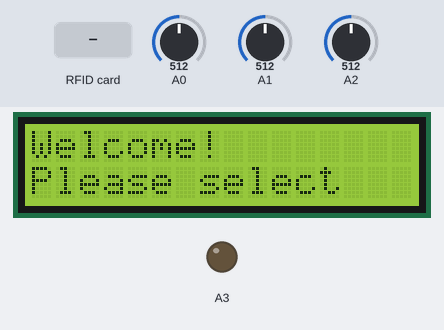
Recording of a sketch running on a simulated Arduino Uno, built with avr-gcc and run on an emulated ATmega328P. Shown: 16×2 character LCD, output pins drawn as LEDs (lit = HIGH). The inputs (shaded band) are chosen by the test bench; at power-on: A2 = 512, A0 = 512, A1 = 512. Pins used as bus, display or sensor lines are not drawn; what the sketch prints to the serial monitor is not drawn.

Above: at 1.4 s.
1.5 s: A2 set to 0
At 2.7 s:
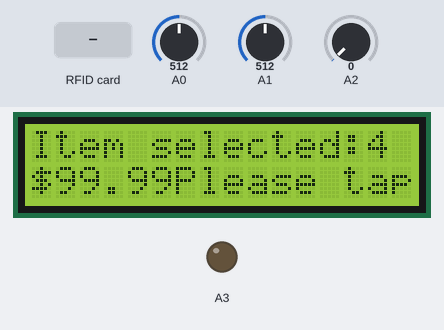
3.0 s: RFID card 55 51 12 53 held to the reader
At 4.6 s:
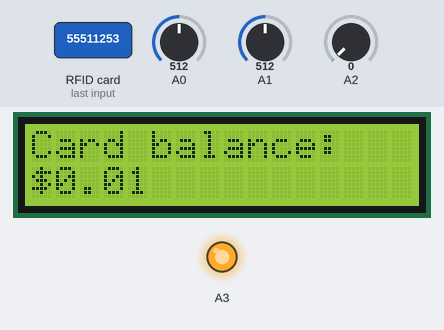
4.9 s: RFID card EB F3 14 16 held to the reader
At 7.6 s:
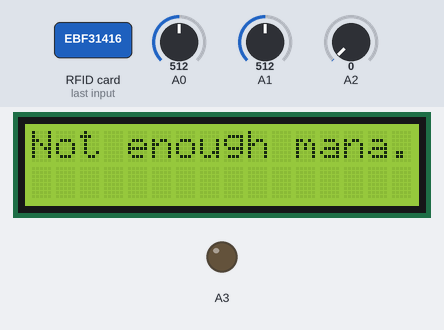
7.9 s: RFID card 5E 7A 19 C4 held to the reader
At 10.6 s:
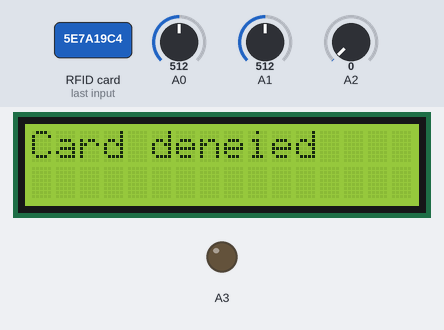
10.9 s: A0 set to 490
At 13.9 s:
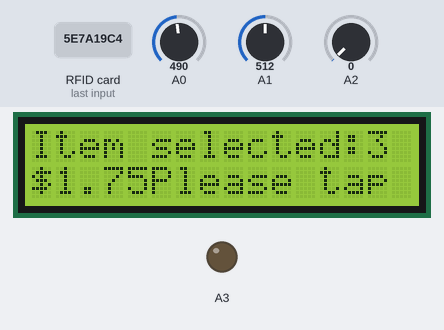
Timing chart, 0 to 14.9 s (numbered marks = the images above; inputs shaded):
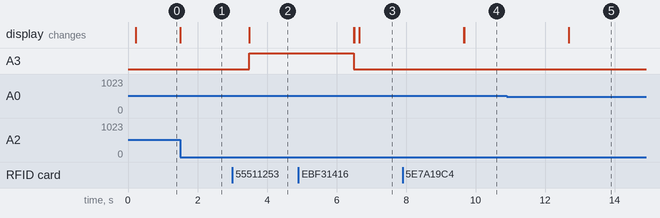

Measured:
- after the input at 1.5 s, the display: changes at once (image 1)
- after the input at 3.0 s, A3: LOW → HIGH after 0.49 s; the display: changes after 0.49 s (image 2)
- after the input at 4.9 s, the display: first differs from a run without the input after 1.7 s (image 3)
- after the input at 7.9 s, the display: first differs from a run without the input after 1.8 s (image 4)

The sketch:

zeiniubi1.ino
```cpp
#include <MFRC522.h>

#include <LiquidCrystal.h>

#include <SPI.h>

#define SS_PIN 10
#define RST_PIN 9
MFRC522 mfrc522(SS_PIN, RST_PIN);
MFRC522::MIFARE_Key key;


LiquidCrystal lcd(7, 6, 5, 4, 3, 2);
////////////////////////////chong qian1////////////////////////
double balance1 = 100; //The original balance in first account(User1) zhunbei qudiao///////////////////////////////////////////
//double balance1;

char balancec1[16];

const double p1 = 2; //The price of product
const double p2 = 1.75;
const double p3 = 1.50;
const double p4 = 99.99;
double price;

const int ST = 0;
//const int I = 1;
const int S = 2;
const int G = 3;
//const int PTAP = 4;
//const int G_c = 5;
//const int G_d = 6;
const int TAP = 7;
const int Error = 8;
const int F = 9;
const int T = 10;

int item = 0;
unsigned long time1;
unsigned long time2;

int recive_a;
int recive_b;
int ssww;

void setup() {
  // put your setup code here, to run once:
  Serial.begin(9600);
  SPI.begin();      // Initiate  SPI bus
  mfrc522.PCD_Init();   // Initiate MFRC522

  lcd.begin(16, 2);   //Defined LCD

  pinMode(A0,INPUT);
  pinMode(A1,INPUT);
  pinMode(A2,INPUT);
  pinMode(A3,OUTPUT);

  for (byte i = 0; i < 6; i++)
    {
        key.keyByte[i] = 0xFF;
    }

  Serial.println(F("Scan a MIFARE Classic PICC to demonstrate read and write."));
  Serial.print(F("Using key (for A and B):"));
  dump_byte_array(key.keyByte, MFRC522::MF_KEY_SIZE);
  Serial.println();

  Serial.println(F("BEWARE: Data will be written to the PICC, in sector #1"));

}

void loop() {
  static int state = ST;

  //store the user's choice
  static unsigned int choice;

  switch (state)
  {
    case ST:
      {
        lcd.clear();
        lcd.print("Welcome!");
        lcd.setCursor(0, 1);
        lcd.print("Please select");
        Serial.print(balance1);

        state = S;
        digitalWrite(A3,LOW);
      }

     case S:
      {
        recive_a = (analogRead(A0)>500)?1:0;
        recive_b =  (analogRead(A1)>500)?1:0;
        ssww= analogRead(A2);

        if (ssww)
        {
          return;
        }
        if ((recive_a==0)&&(recive_b==0))
        {
          price = p1;
          state = G;
          item = 1;
        }
        else if ((recive_a==0)&&(recive_b==1))
        {
          price = p2;
          state = G;
          item = 3;
        }
        else if ((recive_a==1)&&(recive_b==0))
        {
          price = p3;
          state = G;
          item = 2;
        }
        else if ((recive_a==1)&&(recive_b==1))
        {
          price = p4;
          state = G;
          item = 4;
        }
// item = Serial.read() - 48;
//
//        if ( item == 1)
//        {
//          price = p1;
//          state = G;
//
//        }
//        else if (item == 2)
//        {
//          price = p2;
//          state = G;
//        }
//        else if (item == 3)
//        {
//          price = p3;
//          state = G;
//        }
//        else if (item == 4)
//        {
//          price = p4;
//          state = G;
//        }
        break;
      }
     case G:
     {
        lcd.clear();
        lcd.setCursor(0, 0);
        lcd.print("Item selected:");
        lcd.print(item);
        lcd.setCursor(0, 1);
        lcd.print("$");
        lcd.print(price);
        lcd.print("Please tap");
//        time1 = millis();

        state= TAP;
     }
//     case PTAP:
//     {
//      time2 = millis();
//      if ((time2 - time1) >= 5000)
//          state = ST;
//        else
//          state = T;
//       break;
//
//     }

     case TAP:
      {
        if ( ! mfrc522.PICC_IsNewCardPresent())
        {
          Serial.write("fan si le");
          return;
        }
        // Select one of the cards
        if ( ! mfrc522.PICC_ReadCardSerial())
        {
          Serial.write("fan si le2");
          return;
        }

        dump_byte_array(mfrc522.uid.uidByte, mfrc522.uid.size);
        MFRC522::PICC_Type piccType = mfrc522.PICC_GetType(mfrc522.uid.sak);
        Serial.println(mfrc522.PICC_GetTypeName(piccType));
         if (    piccType != MFRC522::PICC_TYPE_MIFARE_MINI
        &&  piccType != MFRC522::PICC_TYPE_MIFARE_1K
        &&  piccType != MFRC522::PICC_TYPE_MIFARE_4K) {
        Serial.println(F("This sample only works with MIFARE Classic cards."));
        return;
        }

        String content = "";
        byte letter;
        for (byte i = 0; i < mfrc522.uid.size; i++)
        {
          //     Serial.print(mfrc522.uid.uidByte[i] < 0x10 ? " 0" : " ");
          //     Serial.print(mfrc522.uid.uidByte[i], HEX);
          content.concat(String(mfrc522.uid.uidByte[i] < 0x10 ? " 0" : " "));
          content.concat(String(mfrc522.uid.uidByte[i], HEX));
        }
        content.toUpperCase();
 if (!((content.substring(1) == "55 51 12 53")||(content.substring(1) == "EB F3 14 16")))
 {
  state = Error;
        break;
 }

         byte sector         = 1;
    byte blockAddr      = 4;
    byte dataBlock[]    = {
        0x01, 0x02, 0x03, 0x04, //  1,  2,   3,  4,
        0x05, 0x06, 0x07, 0x08, //  5,  6,   7,  8,
        0x08, 0x09, 0xff, 0x0b, //  9, 10, 255, 12,
        0x0c, 0x0d, 0x0e, 0x0f  // 13, 14,  15, 16
    };
    byte dataBlock0[]    = {
        0x00, 0x00, 0x00, 0x00, //  1,  2,   3,  4,
        0x00, 0x00, 0x00, 0x00, //  5,  6,   7,  8,
        0x00, 0x00, 0x00, 0x00, //  9, 10, 255, 12,
        0x00, 0x00, 0x00, 0x00  // 13, 14,  15, 16
    };

    byte dataBlockv [16]={};
    byte trailerBlock   = 7;
    MFRC522::StatusCode status;
      byte buffer[18];
      byte size = sizeof(buffer);

      Serial.println(F("Authenticating using key A..."));
    status = (MFRC522::StatusCode) mfrc522.PCD_Authenticate(MFRC522::PICC_CMD_MF_AUTH_KEY_A, trailerBlock, &key, &(mfrc522.uid));
    if (status != MFRC522::STATUS_OK) {
        Serial.print(F("PCD_Authenticate() failed: "));
        Serial.println(mfrc522.GetStatusCodeName(status));
        return;
    }
//////////////////////////chong qian2////////////////////////////////////
    dtostrf(balance1,2,2,balancec1);
    CharToByte(balancec1,dataBlockv,16);
    Serial.print(F("Adding money into block ")); Serial.print(blockAddr);
    Serial.println(F(" ..."));
    dump_byte_array(dataBlockv, 16); Serial.println();
    status = (MFRC522::StatusCode) mfrc522.MIFARE_Write(blockAddr, dataBlockv, 16);
    if (status != MFRC522::STATUS_OK) {
        Serial.print(F("MIFARE_Write() failed: "));
        Serial.println(mfrc522.GetStatusCodeName(status));
    }
    Serial.println();
/////////////////////////////////////////////////////////////////////////
/////xie qian////
//    dtostrf(balance1,2,2,balancec1);
//    CharToByte(balancec1,dataBlockv,16);
//    mfrc522.MIFARE_Write(blockAddr, dataBlockv, 16);


    Serial.println(F("Current data in sector:"));
    mfrc522.PICC_DumpMifareClassicSectorToSerial(&(mfrc522.uid), &key, sector);
    Serial.println();

    // Read data from the block/////////////////////////////////////////////////////////////////////
    Serial.print(F("Reading data from block ")); Serial.print(blockAddr);
    Serial.println(F(" ..."));
    status = (MFRC522::StatusCode) mfrc522.MIFARE_Read(blockAddr, buffer, &size);
///////////////////////////////////////////////////////////////////

ByteToChar(buffer,balancec1,16);
balance1 = atof(balancec1)-price;
if (balance1<0)
{
  state = F;
  balance1 += price;
  break;
}


///////////////////////////////////////////////////////////////////
    if (status != MFRC522::STATUS_OK) {
        Serial.print(F("MIFARE_Read() failed: "));
        Serial.println(mfrc522.GetStatusCodeName(status));
    }
    Serial.print(F("Data in block ")); Serial.print(blockAddr); Serial.println(F(":"));
    dump_byte_array(buffer, 16); Serial.println();
    Serial.println();

    // Authenticate using key B
    Serial.println(F("Authenticating again using key B..."));
    status = (MFRC522::StatusCode) mfrc522.PCD_Authenticate(MFRC522::PICC_CMD_MF_AUTH_KEY_B, trailerBlock, &key, &(mfrc522.uid));
    if (status != MFRC522::STATUS_OK) {
        Serial.print(F("PCD_Authenticate() failed: "));
        Serial.println(mfrc522.GetStatusCodeName(status));
        return;
    }

    // Write data to the block
    dtostrf(balance1,2,2,balancec1);
    CharToByte(balancec1,dataBlockv,16);
    Serial.print(F("Writing data into block ")); Serial.print(blockAddr);
    Serial.println(F(" ..."));
    dump_byte_array(dataBlockv, 16); Serial.println();
    status = (MFRC522::StatusCode)
    mfrc522.MIFARE_Write(blockAddr, dataBlockv, 16);

    if (status != MFRC522::STATUS_OK) {
        Serial.print(F("MIFARE_Write() failed: "));
        Serial.println(mfrc522.GetStatusCodeName(status));
    }
    Serial.println();
     Serial.print(F("Reading data from block ")); Serial.print(blockAddr);
    Serial.println(F(" ..."));
    status = (MFRC522::StatusCode) mfrc522.MIFARE_Read(blockAddr, buffer, &size);
    if (status != MFRC522::STATUS_OK) {
        Serial.print(F("MIFARE_Read() failed: "));
        Serial.println(mfrc522.GetStatusCodeName(status));
    }
    Serial.print(F("Data in block ")); Serial.print(blockAddr); Serial.println(F(":"));
    dump_byte_array(buffer, 16); Serial.println();


    // Dump the sector data
    Serial.println(F("Current data in sector:"));
    mfrc522.PICC_DumpMifareClassicSectorToSerial(&(mfrc522.uid), &key, sector);
    Serial.println();

    // Halt PICC
    mfrc522.PICC_HaltA();
    // Stop encryption on PCD
    mfrc522.PCD_StopCrypto1();

//
//
//
//        String content = "";
//        byte letter;
//        for (byte i = 0; i < mfrc522.uid.size; i++)
//        {
//          //     Serial.print(mfrc522.uid.uidByte[i] < 0x10 ? " 0" : " ");
//          //     Serial.print(mfrc522.uid.uidByte[i], HEX);
//          content.concat(String(mfrc522.uid.uidByte[i] < 0x10 ? " 0" : " "));
//          content.concat(String(mfrc522.uid.uidByte[i], HEX));
//        }
        content.toUpperCase();
        if ((content.substring(1) == "55 51 12 53")||(content.substring(1) == "EB F3 14 16"))
        {
          lcd.clear();
          lcd.setCursor(0,0);
          lcd.print("Card balance:");
          lcd.setCursor(0,1);
          lcd.print("$");
          lcd.print(balance1);
          time1 = millis();

          digitalWrite(A3,HIGH);

          state = T;
        }
        else
          state = Error;
        break;

      }

       case Error:
      {
        lcd.clear();


        for (byte i = 0; i < mfrc522.uid.size; i++)
        {
          Serial.print(mfrc522.uid.uidByte[i] < 0x10 ? " 0" : " ");
          Serial.print(mfrc522.uid.uidByte[i], HEX);
          //    content.concat(String(mfrc522.uid.uidByte[i] < 0x10 ? " 0" : " "));
          //    content.concat(String(mfrc522.uid.uidByte[i], HEX));
        }


        lcd.print("Card deneied");
        time1 = millis();

        state = T;
        break;
      }
      case T:
      {
        time2 = millis();


        if ((time2 - time1) >= 3000)
          state = ST;
        else
          state = T;
       break;
      }
      case F:
      {
        lcd.clear();
        lcd.print("Not enough mana.");
        time1 = millis();
        state = T;
        break;
      }
  }


}


void dump_byte_array(byte *buffer, byte bufferSize) {
    for (byte i = 0; i < bufferSize; i++) {
        Serial.print(buffer[i] < 0x10 ? " 0" : " ");
        Serial.print(buffer[i], HEX);
    }
}
void CharToByte(char* chars, byte* bytes, unsigned int count){
    for(unsigned int i = 0; i < count; i++)
        bytes[i] = (byte)chars[i];
}
void ByteToChar(byte* bytes, char* chars, unsigned int count){
    for(unsigned int i = 0; i < count; i++)
         chars[i] = (char)bytes[i];
}
```
